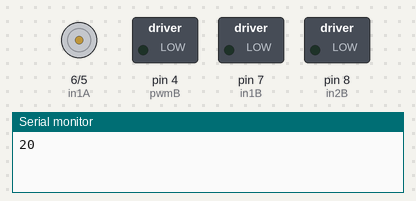
A sketch run on a simulated Arduino Uno, built with avr-gcc and run on an emulated ATmega328P. Parts: motor-driver pin pairs drawn as motors (green arrow = first pin HIGH = forward, orange = second pin HIGH = backward, longer = more drive, scaled by the enable pin), switched loads named in the sketch (green lamp = pin HIGH), the last lines printed to the serial monitor.

Above: at 0.6 s.
At 6.6 s:
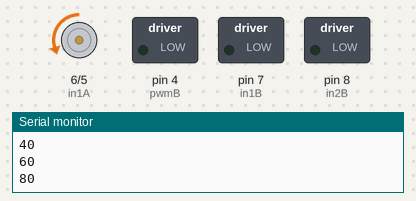
At 12.6 s:
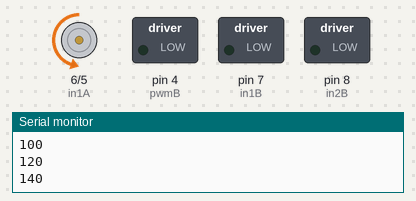
At 24.6 s:
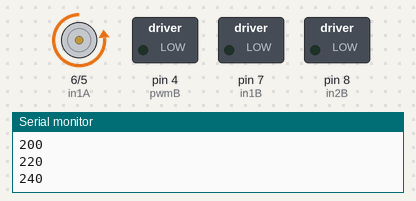
Timing chart, 0 to 26.1 s (numbered marks = the images above):
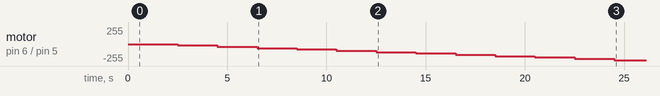

The sketch:

Proof_of_concept_Motoren.ino
```cpp
#include <SparkFun_TB6612.h>

#include <SparkFun_TB6612.h>

//motor A
int pwmA = 3;
int in1A = 6;
int in2A = 5;

//motor B
int pwmB = 4;
int in1B = 7;
int in2B = 8;


int motorSpeed1 = 0;
int motorSpeed2 = 0;


void setup() {
  // put your setup code here, to run once:

  pinMode(pwmA,OUTPUT);
  pinMode(in1A,OUTPUT);
  pinMode(in2A,OUTPUT);
  pinMode(pwmB,OUTPUT);
  pinMode(in1B,OUTPUT);
  pinMode(in2B,OUTPUT);

  Serial.begin(9600);
  delay(500);
}

void loop() {
  // put your main code here, to run repeatedly:

  digitalWrite(in1A,LOW);
  digitalWrite(in2A,HIGH);

  analogWrite(pwmA,motorSpeed1);

  if (motorSpeed1 < 230)
  {
    motorSpeed1 = motorSpeed1 +20;
    Serial.println(motorSpeed1);

  }

  delay(2000);
}
```

Measured:
- by itself, motor on pin 6 (in1A) / pin 5 (in2A): moves from stopped to backward 240/255 over 22.0 s
